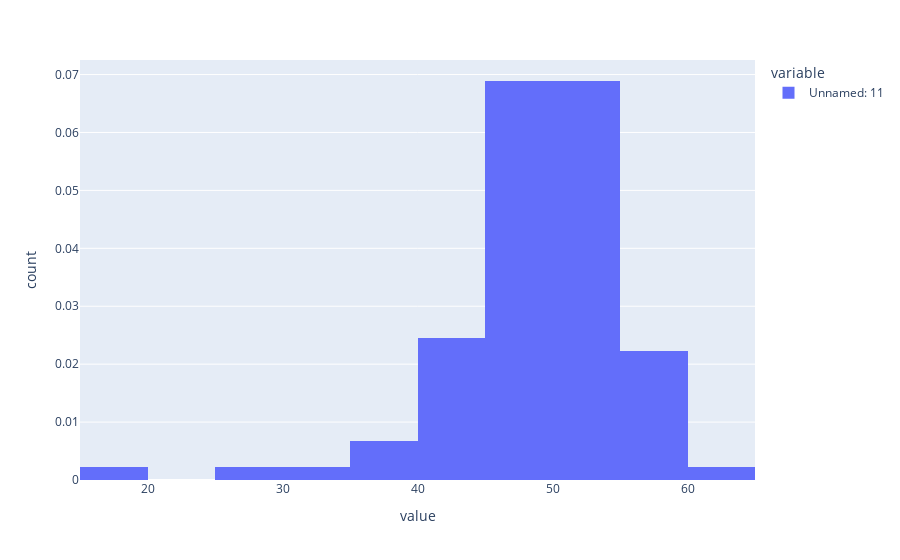

Source (notebook cell):
### Code cell
fig2.show()

### Figure 1 — Plotly figure (JSON) as saved in the notebook; plotly's stock layout.template omitted (floating-point values rounded to 4 significant figures)
{"data": [{"alignmentgroup": "True", "bingroup": "x", "histnorm": "probability density", "hovertemplate": "variable=Unnamed: 11<br>value=%{x}<br>count=%{y}<extra></extra>", "legendgroup": "Unnamed: 11", "marker": {"color": "#636efa"}, "name": "Unnamed: 11", "offsetgroup": "Unnamed: 11", "orientation": "v", "showlegend": true, "type": "histogram", "x": [55.8, 61.3, 47.8, 45.25, 43.75, 52.4, 50.4, 51.95, 48.95, 49.1, 48.95, 53.4, 48.1, 54.45, 54.8, 18, 48.1, 49.8, 55.3, 41.45, 59.45, 51.6, 42.4, 54.1, 55.3, 49.3, 46.1, 49.45, 46.25, 42.95, 36.6, 52.95, 44.25, 53.45, 52.25, 50.4, 51.1, 46.8, 55.45, 50.95, 54.75, 48.95, 41.1, 54.4, 46.95, 51.95, 51.45, 51.3, 46.75, 54.75, 47.95, 55.75, 32, 50.95, 50.95, 57.8, 56.3, 37.2, 48.95, 50.8, 46.25, 52.8, 39.45, 46.25, 45.75, 47.6, 51.25, 48.3, 43.75, 47.75, 54.75, 50.95, 46.4, 44.75, 41.85, 54.4, 53.1, 47.6, 50.95, 48.8, 56.45, 43.75, 53.95, 45.6, 46.6, 46.75, 45.45, 44.75, 58.3, 28], "xaxis": "x", "yaxis": "y"}], "layout": {"barmode": "relative", "legend": {"title": {"text": "variable"}, "tracegroupgap": 0}, "margin": {"t": 60}, "xaxis": {"anchor": "y", "domain": [0, 1], "title": {"text": "value"}}, "yaxis": {"anchor": "x", "domain": [0, 1], "title": {"text": "count"}}}}
